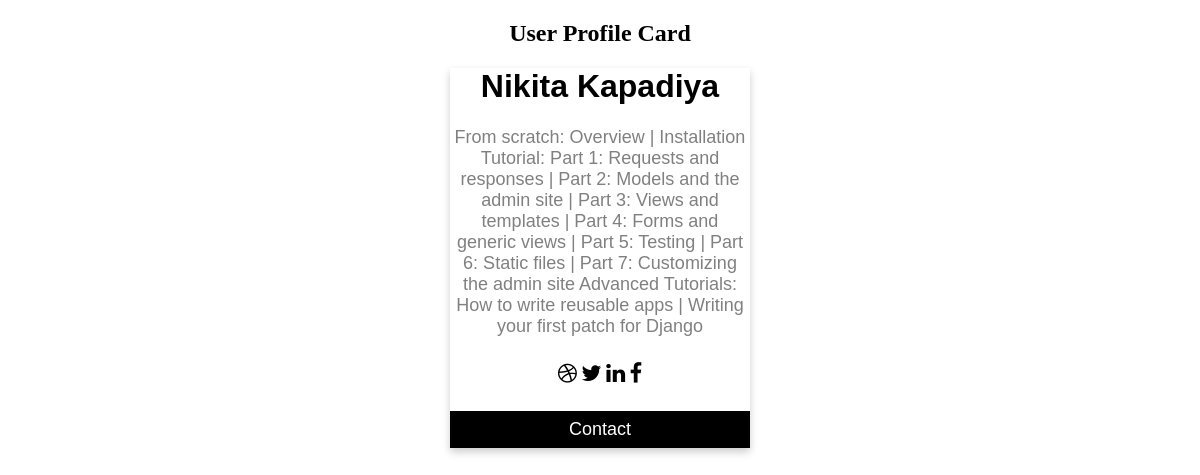
The page /student/5/ on the database its author committed.
### iflame/models.py (models this page shows, shortened)
class StudentInformation(models.Model):
    student = models.ForeignKey(User, on_delete=models.CASCADE)
    course = models.ForeignKey(
        Course, on_delete=models.CASCADE, null=True, blank=True)
    is_paid = models.BooleanField(default=False)
    created_at = models.DateTimeField(auto_now_add=True)
    updated_at = models.DateTimeField(auto_now=True)

class Course(models.Model):
    name = models.CharField(max_length=30)
    content = models.TextField()
    fees = models.IntegerField(null=True, blank=True)
    start_date = models.DateField(null=True, blank=True)
    end_date = models.DateField(null=True, blank=True)
    faculty = models.CharField(max_length=30)
    slug = models.SlugField(null=True, blank=True, max_length=20)

### iflame/views.py (the view)
# urls.py: path('student/<int:student_id>/', StudentDetailView.as_view(), name="student_detail"),
class StudentDetailView(DetailView):
    model = StudentInformation
    context_object_name = 'student'
    template_name = 'iflame/student_detail.html'
    pk_url_kwarg = 'student_id'

### templates/iflame/student_detail.html
{% extends 'base.html' %}
{% block htmlbody %}
	<h2 style="text-align:center">User Profile Card</h2>
	<div class="card">
	  <h1>{{ student.student.first_name }} {{ student.student.last_name }}</h1>
	  <p class="title">{{student.course.content}}</p>
	  <div style="margin: 24px 0;">
	    <a href="#"><i class="fa fa-dribbble"></i></a>
	    <a href="#"><i class="fa fa-twitter"></i></a>
	    <a href="#"><i class="fa fa-linkedin"></i></a>
	    <a href="#"><i class="fa fa-facebook"></i></a>
	  </div>
	  <p><button>Contact</button></p>
	</div>
{% endblock %}

### templates/base.html (style rules this page uses)
.card { box-shadow: 0 4px 8px 0 rgba(0, 0, 0, 0.2); max-width: 300px; margin: auto; text-align: center; font-family: arial; }
.title { color: grey; font-size: 18px; }
button { border: none; outline: 0; display: inline-block; padding: 8px; color: white; background-color: #000; text-align: center; cursor: pointer; width: 100%; font-size: 18px; }
a { text-decoration: none; font-size: 22px; color: black; }
* { box-sizing: border-box; }

### rows shown on the page
StudentInformation: student.first_name "Nikita", student.last_name "Kapadiya", course.content "From scratch: Overview | Installation Tutorial: Part 1: Requests and responses | Part 2: Models and the admin site | Part 3: Views and templates | Part 4: Forms and generic views | Part 5: Testing | Part 6: Static files | Part 7: Customizing the admin site Advanced Tutorials: How to write reusable apps | Writing your first patch for Django"
